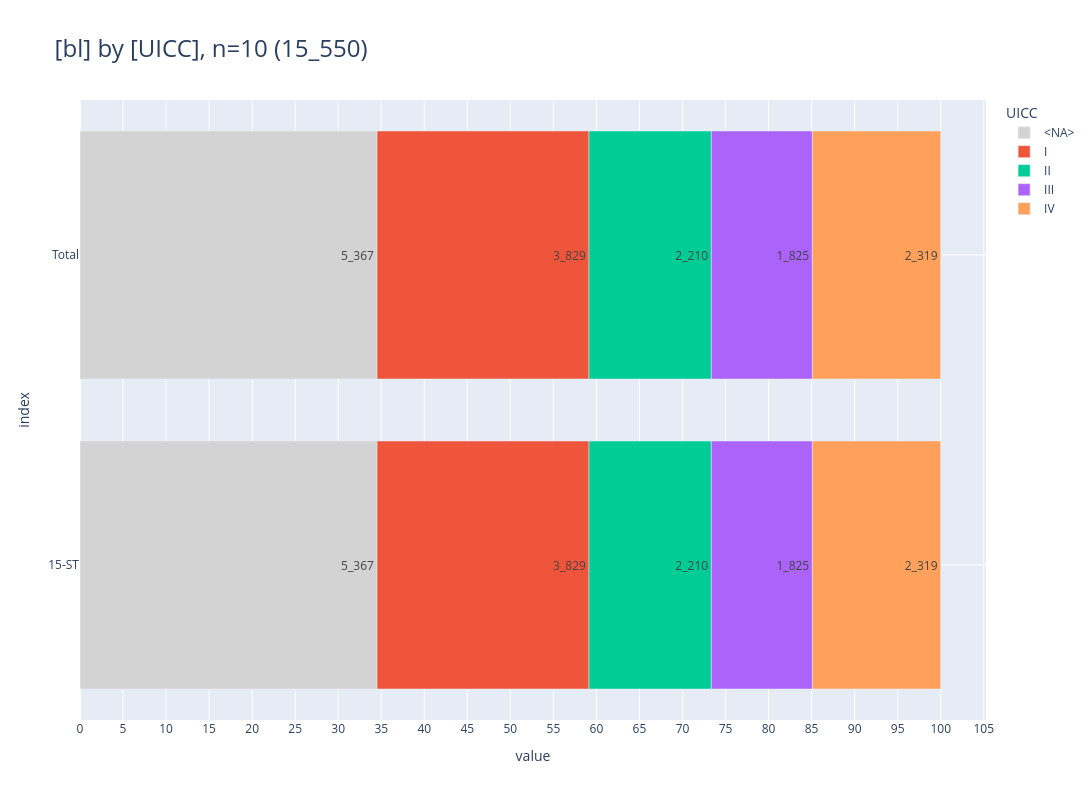

The notebook cell saved with this chart:
### Code cell
_alias='UICC'
_df = (
    show_freqs(alias=_alias, incl_c44_and_d=False)
    .rename(columns={"kkr": "bl"})
    [["bl", "UICC", "cnt"]]
)
_=pls.plot_stacked_bars(
    _df,
    orientation="h",
    normalize=False,
    relative=True,
    dropna=False,
    sort_values_index=False,
    show_total=True,
    height=800,
)

### Figure 1 — Plotly figure (JSON) as saved in the notebook; plotly's stock layout.template omitted (floating-point values rounded to 4 significant figures)
{"data": [{"hovertemplate": "col=<NA><br>value=%{x}<br>index=%{y}<br>cnt_str=%{text}<extra></extra>", "legendgroup": "<NA>", "marker": {"color": "lightgray", "pattern": {"shape": ""}}, "name": "<NA>", "orientation": "h", "showlegend": true, "text": ["5_367", "5_367"], "textposition": "auto", "type": "bar", "x": [5367, 5367], "xaxis": "x", "y": [" Total", "15-ST"], "yaxis": "y"}, {"hovertemplate": "col=I<br>value=%{x}<br>index=%{y}<br>cnt_str=%{text}<extra></extra>", "legendgroup": "I", "marker": {"color": "#EF553B", "pattern": {"shape": ""}}, "name": "I", "orientation": "h", "showlegend": true, "text": ["3_829", "3_829"], "textposition": "auto", "type": "bar", "x": [3829, 3829], "xaxis": "x", "y": [" Total", "15-ST"], "yaxis": "y"}, {"hovertemplate": "col=II<br>value=%{x}<br>index=%{y}<br>cnt_str=%{text}<extra></extra>", "legendgroup": "II", "marker": {"color": "#00CC96", "pattern": {"shape": ""}}, "name": "II", "orientation": "h", "showlegend": true, "text": ["2_210", "2_210"], "textposition": "auto", "type": "bar", "x": [2210, 2210], "xaxis": "x", "y": [" Total", "15-ST"], "yaxis": "y"}, {"hovertemplate": "col=III<br>value=%{x}<br>index=%{y}<br>cnt_str=%{text}<extra></extra>", "legendgroup": "III", "marker": {"color": "#AB63FA", "pattern": {"shape": ""}}, "name": "III", "orientation": "h", "showlegend": true, "text": ["1_825", "1_825"], "textposition": "auto", "type": "bar", "x": [1825, 1825], "xaxis": "x", "y": [" Total", "15-ST"], "yaxis": "y"}, {"hovertemplate": "col=IV<br>value=%{x}<br>index=%{y}<br>cnt_str=%{text}<extra></extra>", "legendgroup": "IV", "marker": {"color": "#FFA15A", "pattern": {"shape": ""}}, "name": "IV", "orientation": "h", "showlegend": true, "text": ["2_319", "2_319"], "textposition": "auto", "type": "bar", "x": [2319, 2319], "xaxis": "x", "y": [" Total", "15-ST"], "yaxis": "y"}], "layout": {"barmode": "relative", "barnorm": "percent", "height": 800, "legend": {"title": {"text": "UICC"}, "tracegroupgap": 0, "traceorder": "normal"}, "title": {"font": {"size": 24}, "text": "[bl] by [UICC], n=10 (15_550)", "xanchor": "left", "y": 0.95, "yanchor": "top"}, "width": 2000, "xaxis": {"anchor": "y", "domain": [0, 1], "dtick": 5, "gridwidth": 1, "showgrid": true, "title": {"text": "value"}}, "yaxis": {"anchor": "x", "categoryarray": ["15-ST", " Total"], "categoryorder": "array", "domain": [0, 1], "gridwidth": 1, "showgrid": true, "title": {"text": "index"}}}}
